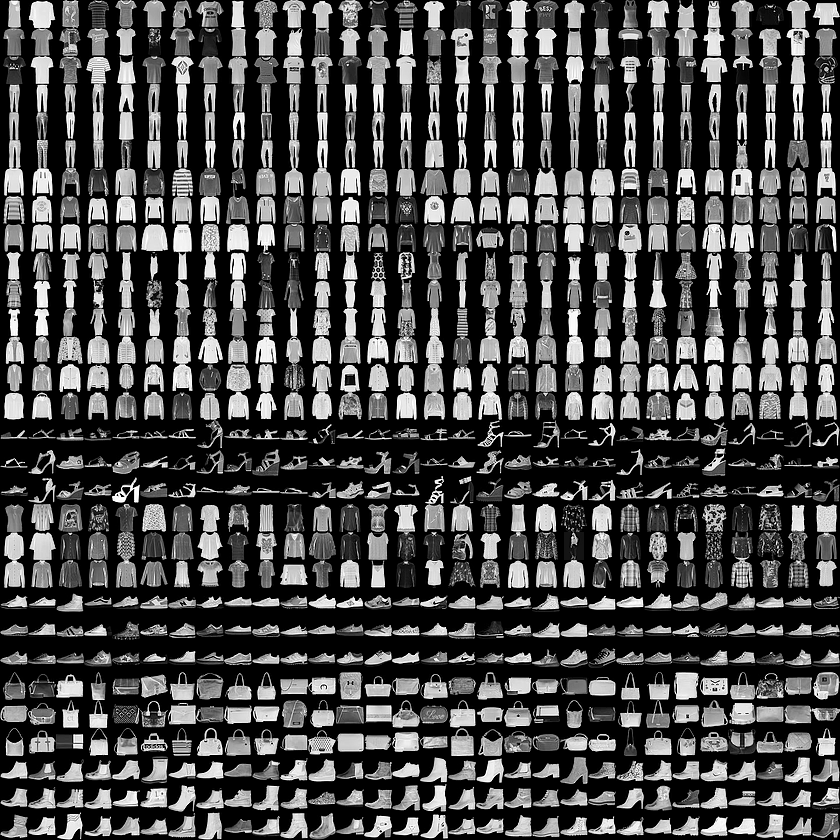
#> input picture datasets/fashion.png, 840 x 840 px
$ jupyter execute 4-machine-learning.ipynb   (older library calls are emulated)
#> lines starting #> are read from the running program, lines starting #| are printed output that depends on the picture; long printed decimals are rounded
[cell 1]
import cv2

[cell 2]
fashion = cv2.imread('../datasets/fashion.png', 0)
#> fashion is the input picture: shape (840, 840); min 0, max 255, mean 72

[cell 3]
print (fashion.shape)
#| (840, 840)

[cell 4]
import numpy as np

[cell 5]
images = [np.hsplit(row, 30) for row in np.vsplit(fashion, 30)]
#> images = 30 items

images = np.array(images, dtype = np.float32)

[cell 6]
print (images.shape)
#| (30, 30, 28, 28)

[cell 7]
train_features = images[:, :15].reshape (-1, (28 * 28))
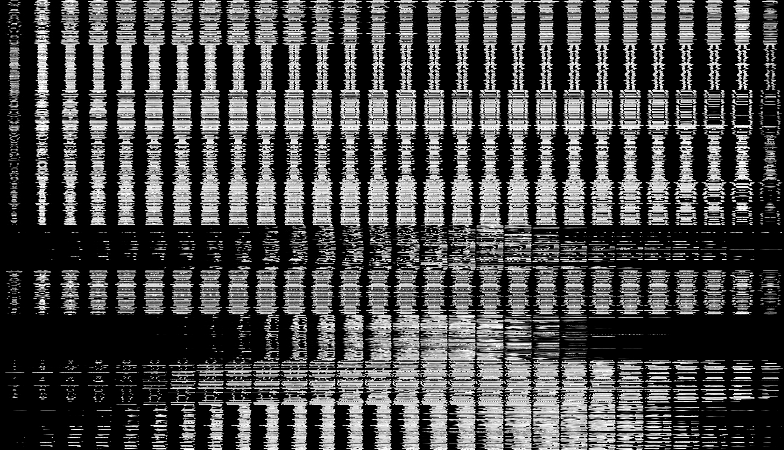
#> train_features: shape (450, 784) float32; min 0, max 255, mean 72.1
print (train_features.shape)
#| (450, 784)

[cell 8]
test_features = images[:, 15:30].reshape (-1, (28 * 28))
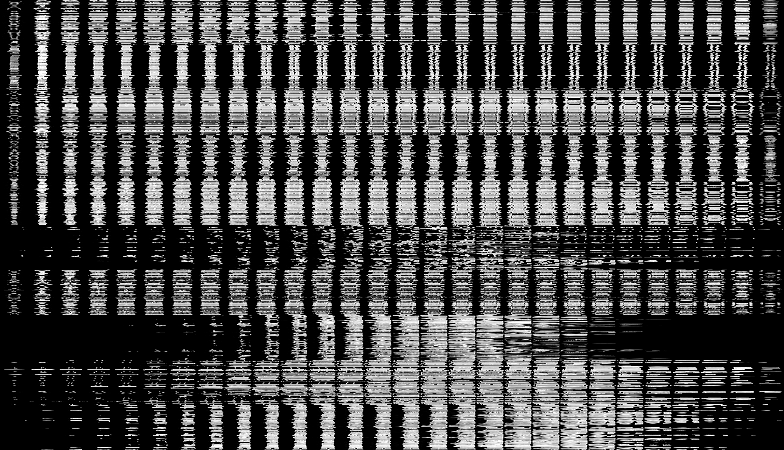
#> test_features: shape (450, 784) float32; min 0, max 255, mean 71.9
print (test_features.shape)
#| (450, 784)

[cell 9]
k = np.arange(10)
train_labels = np.repeat(k, 45).reshape(-1, 1)
test_labels = train_labels.copy()

[cell 10]
knn = cv2.ml.KNearest_create()

[cell 11]
knn.train(train_features, cv2.ml.ROW_SAMPLE, train_labels)
#> Out = True

[cell 12]
ret, result, neighbors, dist = knn.findNearest(test_features, 3)
#> ret = 0; result = 450 values, max 9 at index 317, min 0 at index 0, mean 4.34; neighbors = 450 rows, first 8: [0, 0, 0], [6, 0, 0], [0, 0, 0], [0, 0, 0], [0, 0, 0], [0, 0, 0], [6, 0, 0], [3, 3, 6]; dist = 450 rows, first 8: [872259, 1543025, 1853283], [1080046, 1155153, 1236721], [1659056, 2062361, 2181437], [1348469, 2337471, 2410412], [1392672, 1535544, 1627009], [564783, 880707, 1224509], [545597, 766249, 828993], [1533934, 1561435, 1576123]

[cell 13]
#check if the results are correct
matches = np.equal(result, test_labels)

#convert bool to int
matches = matches.astype(np.int)
#> matches = 450 values, max 1 at index 0, min 0 at index 7, mean 0.709

#count the correct predictions
correct = np.count_nonzero(matches)
#> correct = 319

#compute the accuracy
accuracy = (correct * 100.00) / result.size
#> accuracy = 70.89

[cell 14]
print ('Accuracy: {}'. format(accuracy))
#| Accuracy: 70.889

[cell 15]
import matplotlib.pyplot as plt

[cell 16]
plt.imshow(images[16, 2], cmap = 'gray')
plt.show()
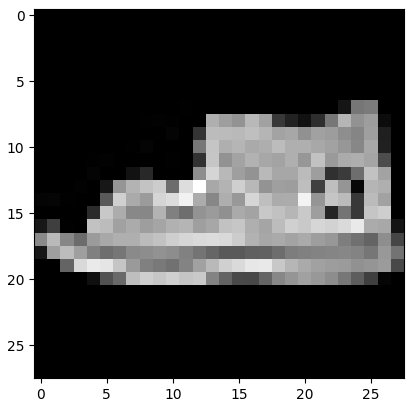
#> figure drawn by matplotlib, 1 panel

[cell 17]
mnist = cv2.imread('../datasets/digits.png', 0)
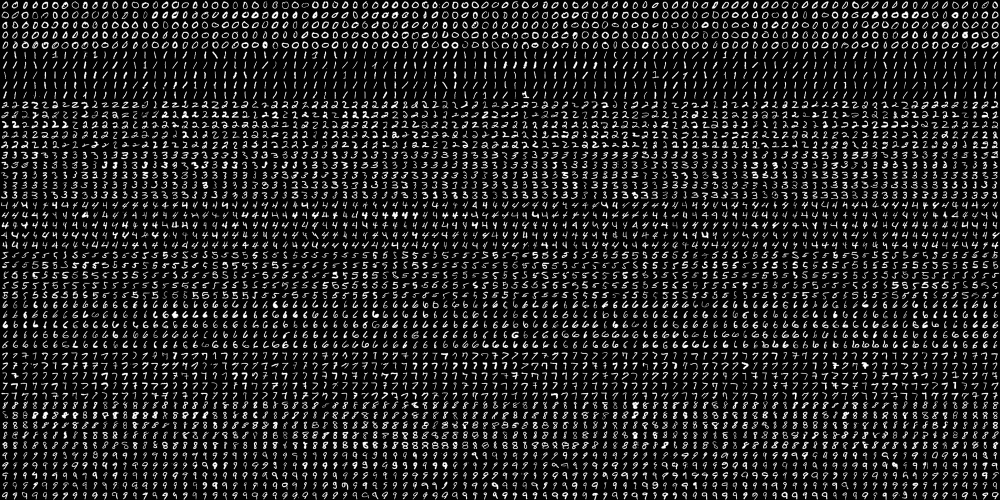
#> input picture datasets/digits.png, 2000 x 1000 px (shown at 1/2 size)
#> mnist is the input picture: shape (1000, 2000); min 0, max 255, mean 33.8
print (mnist.shape)
#| (1000, 2000)
images = [np.hsplit(row, 100) for row in np.vsplit(mnist, 50)]
#> images = 50 items
images = np.array(images, dtype = np.float32)
train_features = images[:, :50].reshape (-1, (20 * 20))
#> train_features: shape (2500, 400) float32
print (train_features.shape)
#| (2500, 400)
test_features = images[:, 50:100].reshape (-1, (20 * 20))
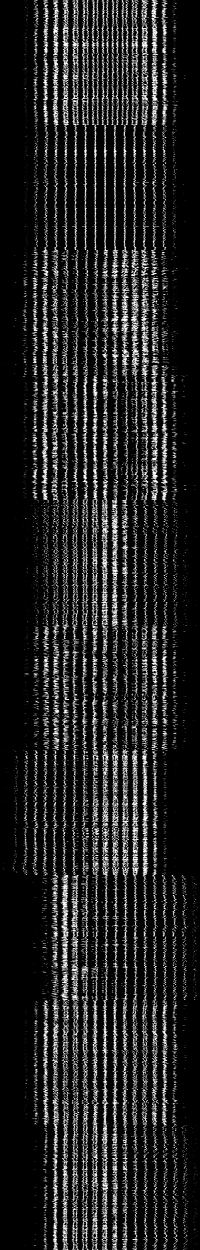
#> test_features: shape (2500, 400) float32 (shown at 1/2 size); min 0, max 255, mean 33.8
print (test_features.shape)
#| (2500, 400)
k = np.arange(10)
train_labels = np.repeat(k, 250).reshape(-1, 1)
test_labels = train_labels.copy()
knn = cv2.ml.KNearest_create()

[cell 18]
model = cv2.ml.SVM_create()

[cell 19]
model.setKernel(cv2.ml.SVM_LINEAR)
model.setC(2.67)
model.setGamma(5.383)
model.setType(cv2.ml.SVM_C_SVC)

[cell 20]
model.train(train_features, cv2.ml.ROW_SAMPLE, train_labels)
#> Out = True

[cell 21]
result = model.predict(test_features)

[cell 22]
matches = np.equal(result[1], test_labels)
matches = matches.astype(np.int)
#> matches = 2500 values, max 1 at index 0, min 0 at index 39, mean 0.904
correct = np.count_nonzero(matches)
#> correct = 2261
accuracy = (correct * 100.00) / result[1].size
#> accuracy = 90.44
print ('Accuracy : {}'.format(accuracy))
#| Accuracy : 90.44

[cell 23]
# with MEAN NORMALIZATION
fashion = cv2.imread('../datasets/fashion.png', 0)
print (fashion.shape)
#| (840, 840)
images = [np.hsplit(row, 30) for row in np.vsplit(fashion, 30)]
#> images = 30 items
images = np.array(images, dtype = np.float32)
train_features = images[:, :15].reshape (-1, (28 * 28))
print (train_features.shape)
#| (450, 784)
test_features = images[:, 15:30].reshape (-1, (28 * 28))
print (test_features.shape)
#| (450, 784)
k = np.arange(10)
train_labels = np.repeat(k, 45).reshape(-1, 1)
test_labels = train_labels.copy()
train_features -= np.mean(train_features, axis = 0)
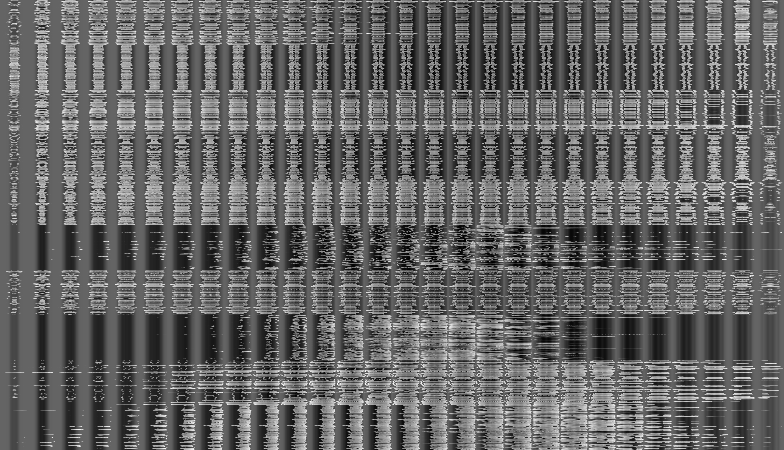
#> train_features: shape (450, 784) float32; min -163.1, max 251.1, mean 0; drawn with min black and max white
test_features -= np.mean(train_features, axis = 0)
#> test_features: shape (450, 784) float32
knn = cv2.ml.KNearest_create()
model = cv2.ml.SVM_create()
model.setKernel(cv2.ml.SVM_LINEAR)
model.setC(2.67)
model.setGamma(5.383)
model.setType(cv2.ml.SVM_C_SVC)
model.train(train_features, cv2.ml.ROW_SAMPLE, train_labels)
result = model.predict(test_features)
matches = np.equal(result[1], test_labels)
matches = matches.astype(np.int)
#> matches = 450 values, max 1 at index 0, min 0 at index 1, mean 0.564
correct = np.count_nonzero(matches)
#> correct = 254
accuracy = (correct * 100.00) / result[1].size
#> accuracy = 56.44
print ('Accuracy : {}'.format(accuracy))
#| Accuracy : 56.444

[cell 24]
fashion = cv2.imread('../datasets/fashion.png', 0)
print (fashion.shape)
#| (840, 840)
images = [np.hsplit(row, 30) for row in np.vsplit(fashion, 30)]
images = np.array(images, dtype = np.float32)
train_features = images[:, :15].reshape (-1, (28 * 28))
print (train_features.shape)
#| (450, 784)
test_features = images[:, 15:30].reshape (-1, (28 * 28))
print (test_features.shape)
#| (450, 784)
k = np.arange(10)
train_labels = np.repeat(k, 45).reshape(-1, 1)
test_labels = train_labels.copy()
knn = cv2.ml.KNearest_create()
model = cv2.ml.SVM_create()
model.setKernel(cv2.ml.SVM_LINEAR)
model.setC(2.67)
model.setGamma(5.383)
model.setType(cv2.ml.SVM_C_SVC)
model.train(train_features, cv2.ml.ROW_SAMPLE, train_labels)
result = model.predict(test_features)
matches = np.equal(result[1], test_labels)
matches = matches.astype(np.int)
#> matches = 450 values, max 1 at index 0, min 0 at index 1, mean 0.747
correct = np.count_nonzero(matches)
#> correct = 336
accuracy = (correct * 100.00) / result[1].size
#> accuracy = 74.67
print ('Accuracy : {}'.format(accuracy))
#| Accuracy : 74.667

[cell 25]
# with MEAN NORMALIZATION
mnist = cv2.imread('../datasets/digits.png', 0)
print (mnist.shape)
#| (1000, 2000)
images = [np.hsplit(row, 100) for row in np.vsplit(mnist, 50)]
#> images = 50 items
images = np.array(images, dtype = np.float32)
train_features = images[:, :50].reshape (-1, (20 * 20))
print (train_features.shape)
#| (2500, 400)
test_features = images[:, 50:100].reshape (-1, (20 * 20))
print (test_features.shape)
#| (2500, 400)
k = np.arange(10)
train_labels = np.repeat(k, 250).reshape(-1, 1)
test_labels = train_labels.copy()
train_features -= np.mean(train_features, axis = 0)
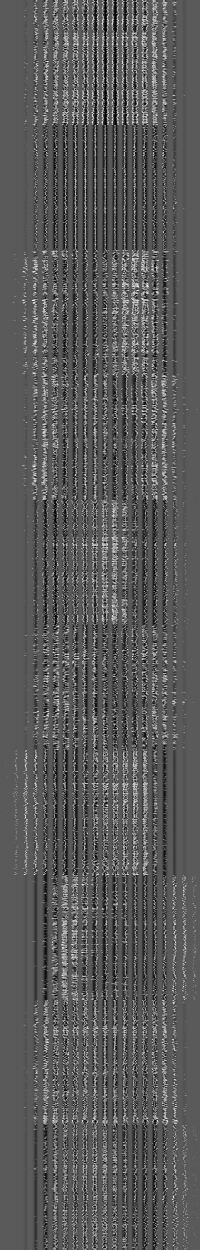
#> train_features: shape (2500, 400) float32 (shown at 1/2 size); min -139.5, max 254.5, mean 0; drawn with min black and max white
test_features -= np.mean(train_features, axis = 0)
#> test_features: shape (2500, 400) float32
knn = cv2.ml.KNearest_create()
model = cv2.ml.SVM_create()
model.setKernel(cv2.ml.SVM_LINEAR)
model.setC(2.67)
model.setGamma(5.383)
model.setType(cv2.ml.SVM_C_SVC)
model.train(train_features, cv2.ml.ROW_SAMPLE, train_labels)
result = model.predict(test_features)
matches = np.equal(result[1], test_labels)
matches = matches.astype(np.int)
#> matches = 2500 values, max 1 at index 0, min 0 at index 21, mean 0.668
correct = np.count_nonzero(matches)
#> correct = 1671
accuracy = (correct * 100.00) / result[1].size
#> accuracy = 66.84
print ('Accuracy : {}'.format(accuracy))
#| Accuracy : 66.84

[cell 26]
mnist = cv2.imread('../datasets/digits.png', 0)
print (mnist.shape)
#| (1000, 2000)
images = [np.hsplit(row, 100) for row in np.vsplit(mnist, 50)]
images = np.array(images, dtype = np.float32)
train_features = images[:, :50].reshape (-1, (20 * 20))
print (train_features.shape)
#| (2500, 400)
test_features = images[:, 50:100].reshape (-1, (20 * 20))
print (test_features.shape)
#| (2500, 400)
k = np.arange(10)
train_labels = np.repeat(k, 250).reshape(-1, 1)
test_labels = train_labels.copy()
knn = cv2.ml.KNearest_create()
model = cv2.ml.SVM_create()
model.setKernel(cv2.ml.SVM_LINEAR)
model.setC(2.67)
model.setGamma(5.383)
model.setType(cv2.ml.SVM_C_SVC)
model.train(train_features, cv2.ml.ROW_SAMPLE, train_labels)
result = model.predict(test_features)
matches = np.equal(result[1], test_labels)
matches = matches.astype(np.int)
#> matches = 2500 values, max 1 at index 0, min 0 at index 39, mean 0.904
correct = np.count_nonzero(matches)
#> correct = 2261
accuracy = (correct * 100.00) / result[1].size
#> accuracy = 90.44
print ('Accuracy : {}'.format(accuracy))
#| Accuracy : 90.44

[cell 27]
from sklearn.decomposition import PCA

[cell 28]
mnist = cv2.imread('../datasets/digits.png', 0)

images = [np.hsplit(row, 100) for row in np.vsplit(mnist, 50)]
images = np.array(images, dtype = np.float32)

images.shape

train_features = images.reshape (-1, (20 * 20))
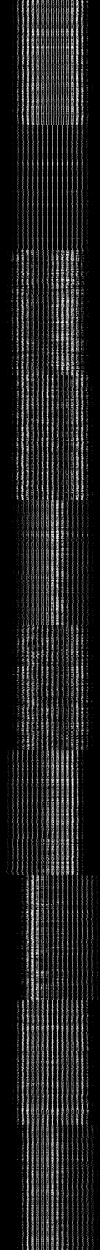
#> train_features: shape (5000, 400) float32 (shown at 1/4 size); min 0, max 255, mean 33.8

train_features.shape

pca = PCA(n_components=100)

train_features = images[:, :50].reshape (-1, (20 * 20))
test_features = images[:, 50:100].reshape (-1, (20 * 20))

pca.fit(train_features)

plt.plot(np.cumsum(pca.explained_variance_ratio_))
plt.xlabel('Number of components')
plt.ylabel('Cumulative explained variance')
plt.show()
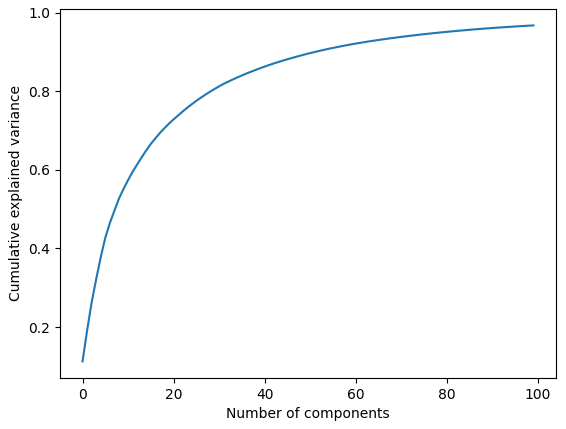
#> figure drawn by matplotlib, 1 panel; curve peaks at x = 99, y = 0.968

PCA(copy=True, iterated_power='auto', n_components=100, random_state=None, svd_solver='auto', tol=0.0, whiten=False)
train_features.shape
#> Out = (2500, 400)

[cell 29]
#PCA

mnist = cv2.imread('../datasets/digits.png', 0)
images = [np.hsplit(row, 100) for row in np.vsplit(mnist, 50)]
images = np.array(images, dtype = np.float32)

pca = PCA(n_components=100)
pca.fit(train_features)

k = np.arange(10)
train_labels = np.repeat(k, 250).reshape(-1, 1)
test_labels = train_labels.copy()

knn = cv2.ml.KNearest_create()
# [6 lines of commented-out code are left out]

result = model.predict(test_features)
matches = np.equal(result[1], test_labels)
matches = matches.astype(np.int)


correct = np.count_nonzero(matches)
accuracy = (correct * 100.00) / result[1].size
print ('Accuracy : {}'.format(accuracy))
#| Accuracy : 90.44

plt.plot(np.cumsum(pca.explained_variance_ratio_))
plt.xlabel('Number of components')
plt.ylabel('Cumulative explained variance')
plt.show()
#> figure, not shown here; curve peaks at x = 99, y = 0.968

pca = PCA(n_components=images.shape[1])

train_features = images[:, :50].reshape (-1, (20 * 20))
test_features = images[:, 50:100].reshape (-1, (20 * 20))

pca.fit(train_features)

PCA(copy=True, iterated_power='auto', n_components=100, random_state=None, svd_solver='auto', tol=0.0, whiten=False)

train_features.shape
#> Out = (2500, 400)

[cell 30]
#PCA mnist

mnist = cv2.imread('../datasets/digits.png', 0)
print(mnist.shape)
#| (1000, 2000)
images = [np.hsplit(row, 100) for row in np.vsplit(mnist, 50)]
images = np.array(images, dtype=np.float32)

pca = PCA(n_components = images.shape[1])
pca = PCA(n_components=100)

train_features = images[:, :50].reshape(-1, (20 * 20))
test_features = images[:, 50:100].reshape(-1, (20 * 20))
print(train_features.shape)
#| (2500, 400)
print(test_features.shape)
#| (2500, 400)

pca.fit(train_features)

k = np.arange(10)
train_labels = np.repeat(k, 250).reshape(-1, 1)
test_labels = train_labels.copy()

knn = cv2.ml.KNearest_create()
knn.train(train_features, cv2.ml.ROW_SAMPLE, train_labels)

ret, result, neighbors, dist = knn.findNearest(test_features, 3)
#> result = 2500 values, max 9 at index 926, min 0 at index 0, mean 4.45; neighbors = 2500 rows, first 8: [0, 0, 0], [0, 0, 0], [0, 0, 0], [0, 0, 5], [0, 0, 0], [0, 0, 0], [0, 0, 0], [6, 0, 0]; dist = 2500 rows, first 8: [361955, 598018, 606136], [790595, 959768, 1055851], [534520, 641045, 681043], [943748, 958162, 1052576], [796400, 841097, 878670], [396251, 671587, 715542], [554480, 930407, 950878], [681043, 1123587, 1253228]

#check if the results are correct
matches = np.equal(result, test_labels)
#convert bool to int
matches = matches.astype(np.int)
#> matches = 2500 values, max 1 at index 0, min 0 at index 115, mean 0.916
#count the correct predictions
correct = np.count_nonzero(matches)
#> correct = 2291

#compute the accuracy
accuracy = (correct * 100.00) / result.size
#> accuracy = 91.64
print('Accuracy: {}'.format(accuracy))
#| Accuracy: 91.64

plt.plot(np.cumsum(pca.explained_variance_ratio_))
plt.xlabel('Number of components')
plt.ylabel('Cumulative explained variance')
plt.show()
#> figure, not shown here; curve peaks at x = 99, y = 0.968

[cell 31]
#PCA fashion

fashion = cv2.imread('../datasets/fashion.png', 0)
print(mnist.shape)
#| (1000, 2000)
images = [np.hsplit(row, 30) for row in np.vsplit(fashion, 30)]
#> images = 30 items
images = np.array(images, dtype=np.float32)

pca = PCA(n_components = images.shape[1])
pca = PCA(n_components=100)

train_features = images[:, :15].reshape(-1, (28 * 28))
test_features = images[:, 15:30].reshape(-1, (28 * 28))
print(train_features.shape)
#| (450, 784)
print(test_features.shape)
#| (450, 784)

pca.fit(train_features)

k = np.arange(10)
train_labels = np.repeat(k, 45).reshape(-1, 1)
test_labels = train_labels.copy()

knn = cv2.ml.KNearest_create()
knn.train(train_features, cv2.ml.ROW_SAMPLE, train_labels)

ret, result, neighbors, dist = knn.findNearest(test_features, 3)
#> result = 450 values, max 9 at index 317, min 0 at index 0, mean 4.34; neighbors = 450 rows, first 8: [0, 0, 0], [6, 0, 0], [0, 0, 0], [0, 0, 0], [0, 0, 0], [0, 0, 0], [6, 0, 0], [3, 3, 6]; dist = 450 rows, first 8: [872259, 1543025, 1853283], [1080046, 1155153, 1236721], [1659056, 2062361, 2181437], [1348469, 2337471, 2410412], [1392672, 1535544, 1627009], [564783, 880707, 1224509], [545597, 766249, 828993], [1533934, 1561435, 1576123]

#check if the results are correct
matches = np.equal(result, test_labels)
#convert bool to int
matches = matches.astype(np.int)
#> matches = 450 values, max 1 at index 0, min 0 at index 7, mean 0.709
#count the correct predictions
correct = np.count_nonzero(matches)
#> correct = 319

#compute the accuracy
accuracy = (correct * 100.00) / result.size
#> accuracy = 70.89
print('Accuracy: {}'.format(accuracy))
#| Accuracy: 70.889

plt.plot(np.cumsum(pca.explained_variance_ratio_))
plt.xlabel('Number of components')
plt.ylabel('Cumulative explained variance')
plt.show()
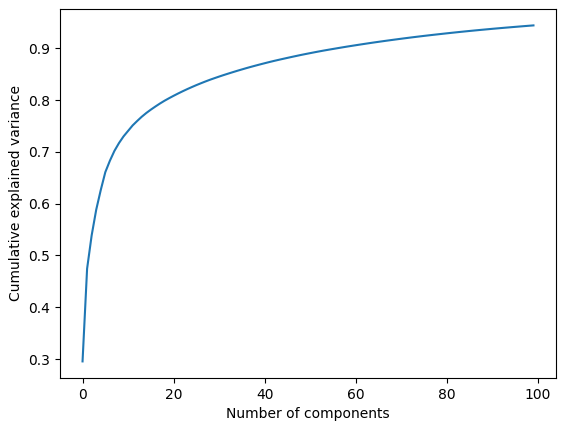
#> figure drawn by matplotlib, 1 panel; curve peaks at x = 99, y = 0.944

[cell 32]
#PCA mnist with SVM

mnist = cv2.imread('../datasets/digits.png', 0)
print(mnist.shape)
#| (1000, 2000)
images = [np.hsplit(row, 100) for row in np.vsplit(mnist, 50)]
#> images = 50 items
images = np.array(images, dtype=np.float32)

pca = PCA(n_components = images.shape[1])
pca = PCA(n_components=100)

train_features = images[:, :50].reshape(-1, (20 * 20))
test_features = images[:, 50:100].reshape(-1, (20 * 20))
print(train_features.shape)
#| (2500, 400)
print(test_features.shape)
#| (2500, 400)

pca.fit(train_features)

k = np.arange(10)
train_labels = np.repeat(k, 250).reshape(-1, 1)
test_labels = train_labels.copy()

knn = cv2.ml.KNearest_create()
knn.train(train_features, cv2.ml.ROW_SAMPLE, train_labels)

ret, result, neighbors, dist = knn.findNearest(test_features, 3)
#> result = 2500 values, max 9 at index 926, min 0 at index 0, mean 4.45; neighbors = 2500 rows, first 8: [0, 0, 0], [0, 0, 0], [0, 0, 0], [0, 0, 5], [0, 0, 0], [0, 0, 0], [0, 0, 0], [6, 0, 0]; dist = 2500 rows, first 8: [361955, 598018, 606136], [790595, 959768, 1055851], [534520, 641045, 681043], [943748, 958162, 1052576], [796400, 841097, 878670], [396251, 671587, 715542], [554480, 930407, 950878], [681043, 1123587, 1253228]

model = cv2.ml.SVM_create()
model.setKernel(cv2.ml.SVM_LINEAR)
model.setC(2.67)
model.setGamma(5.383)
model.setType(cv2.ml.SVM_C_SVC)
model.train(train_features, cv2.ml.ROW_SAMPLE, train_labels)

#check if the results are correct
matches = np.equal(result, test_labels)
#convert bool to int
matches = matches.astype(np.int)
#> matches = 2500 values, max 1 at index 0, min 0 at index 115, mean 0.916
#count the correct predictions
correct = np.count_nonzero(matches)
#> correct = 2291

#compute the accuracy
accuracy = (correct * 100.00) / result.size
#> accuracy = 91.64
print('Accuracy: {}'.format(accuracy))
#| Accuracy: 91.64

plt.plot(np.cumsum(pca.explained_variance_ratio_))
plt.xlabel('Number of components')
plt.ylabel('Cumulative explained variance')
plt.show()
#> figure, not shown here; curve peaks at x = 99, y = 0.968
